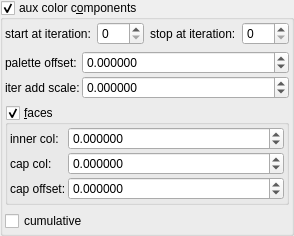
    <widget class="MyGroupBox" name="groupCheck_fold_color_aux_color_enabled_false">
     <property name="title">
      <string>aux color c&amp;omponents</string>
     </property>
     <property name="checkable">
      <bool>true</bool>
     </property>
     <layout class="QVBoxLayout" name="verticalLayout_12">
      <property name="leftMargin">
       <number>2</number>
      </property>
      <property name="topMargin">
       <number>2</number>
      </property>
      <property name="rightMargin">
       <number>2</number>
      </property>
      <property name="bottomMargin">
       <number>2</number>
      </property>
      <item>
       <layout class="QHBoxLayout" name="horizontalLayout_23" stretch="0,1,0,1">
        <item>
         <widget class="QLabel" name="label_103">
          <property name="text">
           <string>start at iteration:</string>
          </property>
         </widget>
        </item>
        <item>
         <widget class="MySpinBox" name="spinboxInt_fold_color_start_iterations_A">
          <property name="sizePolicy">
           <sizepolicy hsizetype="Minimum" vsizetype="Maximum">
            <horstretch>0</horstretch>
            <verstretch>0</verstretch>
           </sizepolicy>
          </property>
          <property name="minimum">
           <number>0</number>
          </property>
          <property name="maximum">
           <number>999</number>
          </property>
          <property name="value">
           <number>0</number>
          </property>
         </widget>
        </item>
        <item>
         <widget class="QLabel" name="label_75">
          <property name="text">
           <string>stop at iteration:</string>
          </property>
         </widget>
        </item>
        <item>
         <widget class="MySpinBox" name="spinboxInt_fold_color_stop_iterations_A">
          <property name="sizePolicy">
           <sizepolicy hsizetype="Preferred" vsizetype="Maximum">
            <horstretch>0</horstretch>
            <verstretch>0</verstretch>
           </sizepolicy>
          </property>
          <property name="maximum">
           <number>999</number>
          </property>
         </widget>
        </item>
       </layout>
      </item>
      <item>
       <layout class="QGridLayout" name="gridLayout_9" columnstretch="0,1">
        <property name="spacing">
         <number>2</number>
        </property>
        <item row="0" column="1">
         <widget class="MyDoubleSpinBox" name="spinbox4_fold_color_difs_0000_x">
          <property name="sizePolicy">
           <sizepolicy hsizetype="Minimum" vsizetype="Maximum">
            <horstretch>0</horstretch>
            <verstretch>0</verstretch>
           </sizepolicy>
          </property>
          <property name="prefix">
           <string/>
          </property>
          <property name="suffix">
           <string/>
          </property>
          <property name="decimals">
           <number>6</number>
          </property>
          <property name="minimum">
           <double>-99.998999999999995</double>
          </property>
          <property name="maximum">
           <double>99.998999999999995</double>
          </property>
          <property name="singleStep">
           <double>0.100000000000000</double>
          </property>
         </widget>
        </item>
        <item row="0" column="0">
         <widget class="QLabel" name="label_186">
          <property name="text">
           <string>palette offset:</string>
          </property>
         </widget>
        </item>
        <item row="1" column="1">
         <widget class="MyDoubleSpinBox" name="spinbox_fold_color_difs0">
          <property name="sizePolicy">
           <sizepolicy hsizetype="Minimum" vsizetype="Maximum">
            <horstretch>0</horstretch>
            <verstretch>0</verstretch>
           </sizepolicy>
          </property>
          <property name="prefix">
           <string/>
          </property>
          <property name="suffix">
           <string/>
          </property>
          <property name="decimals">
           <number>6</number>
          </property>
          <property name="minimum">
           <double>-99.998999999999995</double>
          </property>
          <property name="maximum">
           <double>99.998999999999995</double>
          </property>
          <property name="singleStep">
           <double>0.100000000000000</double>
          </property>
         </widget>
        </item>
        <item row="1" column="0">
         <widget class="QLabel" name="label_187">
          <property name="text">
           <string>iter add scale:</string>
          </property>
         </widget>
        </item>
       </layout>
      </item>
      <item>
       <widget class="MyGroupBox" name="groupCheck_fold_color_aux_color_enabledA_false">
        <property name="title">
         <string>&amp;faces</string>
        </property>
        <property name="checkable">
         <bool>true</bool>
        </property>
        <layout class="QVBoxLayout" name="verticalLayout_16" stretch="0">
         <property name="spacing">
          <number>2</number>
         </property>
         <property name="leftMargin">
          <number>2</number>
         </property>
         <property name="topMargin">
          <number>2</number>
         </property>
         <property name="rightMargin">
          <number>2</number>
         </property>
         <property name="bottomMargin">
          <number>2</number>
         </property>
         <item>
          <layout class="QGridLayout" name="gridLayout_7" columnstretch="0,1">
           <property name="spacing">
            <number>2</number>
           </property>
           <item row="0" column="1">
            <widget class="MyDoubleSpinBox" name="spinbox4_fold_color_difs_0000_z">
             <property name="sizePolicy">
              <sizepolicy hsizetype="Minimum" vsizetype="Maximum">
               <horstretch>0</horstretch>
               <verstretch>0</verstretch>
              </sizepolicy>
             </property>
             <property name="prefix">
              <string/>
             </property>
             <property name="suffix">
              <string/>
             </property>
             <property name="decimals">
              <number>6</number>
             </property>
             <property name="minimum">
              <double>-99.998999999999995</double>
             </property>
             <property name="maximum">
              <double>99.998999999999995</double>
             </property>
             <property name="singleStep">
              <double>0.100000000000000</double>
             </property>
            </widget>
           </item>
           <item row="0" column="0">
            <widget class="QLabel" name="label_184">
             <property name="text">
              <string>inner col:</string>
             </property>
            </widget>
           </item>
           <item row="1" column="1">
            <widget class="MyDoubleSpinBox" name="spinbox4_fold_color_difs_0000_w">
             <property name="sizePolicy">
              <sizepolicy hsizetype="Minimum" vsizetype="Maximum">
               <horstretch>0</horstretch>
               <verstretch>0</verstretch>
              </sizepolicy>
             </property>
             <property name="prefix">
              <string/>
             </property>
             <property name="suffix">
              <string/>
             </property>
             <property name="decimals">
              <number>6</number>
             </property>
             <property name="minimum">
              <double>-99.998999999999995</double>
             </property>
             <property name="maximum">
              <double>99.998999999999995</double>
             </property>
             <property name="singleStep">
              <double>0.100000000000000</double>
             </property>
            </widget>
           </item>
           <item row="2" column="0">
            <widget class="QLabel" name="label_183">
             <property name="text">
              <string>cap offset:</string>
             </property>
            </widget>
           </item>
           <item row="2" column="1">
            <widget class="MyDoubleSpinBox" name="spinbox4_fold_color_difs_0000_y">
             <property name="sizePolicy">
              <sizepolicy hsizetype="Minimum" vsizetype="Maximum">
               <horstretch>0</horstretch>
               <verstretch>0</verstretch>
              </sizepolicy>
             </property>
             <property name="prefix">
              <string/>
             </property>
             <property name="suffix">
              <string/>
             </property>
             <property name="decimals">
              <number>6</number>
             </property>
             <property name="minimum">
              <double>-99.998999999999995</double>
             </property>
             <property name="maximum">
              <double>99.998999999999995</double>
             </property>
             <property name="singleStep">
              <double>0.100000000000000</double>
             </property>
            </widget>
           </item>
           <item row="1" column="0">
            <widget class="QLabel" name="label_181">
             <property name="text">
              <string>cap col:</string>
             </property>
            </widget>
           </item>
          </layout>
         </item>
        </layout>
       </widget>
      </item>
      <item>
       <widget class="MyCheckBox" name="checkBox_fold_color_aux_color_enabledB_false">
        <property name="text">
         <string notr="true">cumulative</string>
        </property>
       </widget>
      </item>
     </layout>
    </widget>
